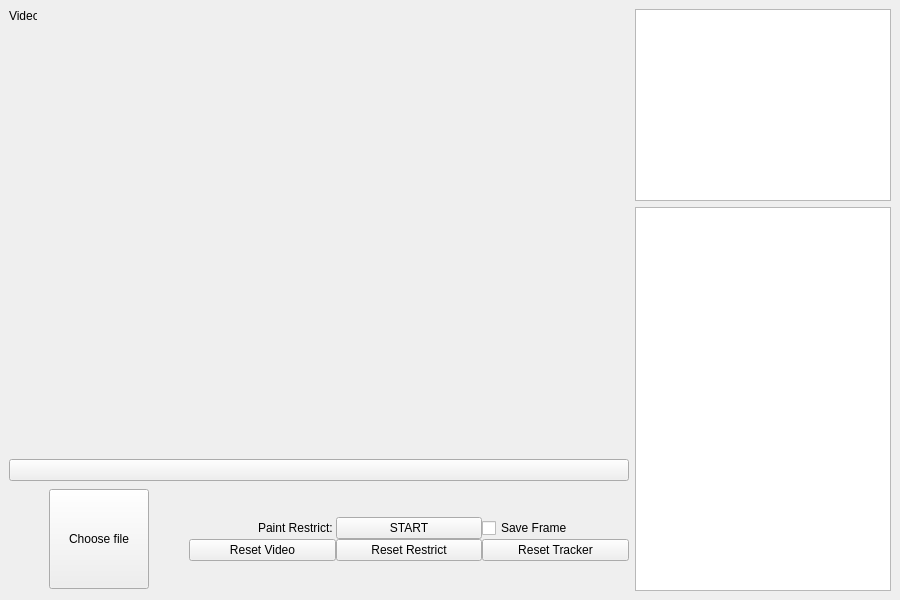
<?xml version="1.0" encoding="UTF-8"?>
<ui version="4.0">
 <class>MainWindow</class>
 <widget class="QMainWindow" name="MainWindow">
  <property name="geometry">
   <rect>
    <x>0</x>
    <y>0</y>
    <width>900</width>
    <height>600</height>
   </rect>
  </property>
  <property name="sizePolicy">
   <sizepolicy hsizetype="Expanding" vsizetype="Expanding">
    <horstretch>0</horstretch>
    <verstretch>0</verstretch>
   </sizepolicy>
  </property>
  <property name="minimumSize">
   <size>
    <width>0</width>
    <height>0</height>
   </size>
  </property>
  <property name="baseSize">
   <size>
    <width>900</width>
    <height>600</height>
   </size>
  </property>
  <property name="windowTitle">
   <string>MainWindow</string>
  </property>
  <widget class="QWidget" name="centralwidget">
   <property name="sizePolicy">
    <sizepolicy hsizetype="Expanding" vsizetype="Expanding">
     <horstretch>0</horstretch>
     <verstretch>0</verstretch>
    </sizepolicy>
   </property>
   <layout class="QGridLayout" name="gridLayout_2">
    <item row="0" column="0">
     <layout class="QHBoxLayout" name="horizontalLayout_3">
      <item>
       <layout class="QVBoxLayout" name="verticalLayout_4">
        <item>
         <widget class="QWidget" name="videoWidget" native="true">
          <property name="sizePolicy">
           <sizepolicy hsizetype="MinimumExpanding" vsizetype="MinimumExpanding">
            <horstretch>0</horstretch>
            <verstretch>0</verstretch>
           </sizepolicy>
          </property>
          <property name="minimumSize">
           <size>
            <width>0</width>
            <height>0</height>
           </size>
          </property>
          <widget class="QLabel" name="videoLabel">
           <property name="geometry">
            <rect>
             <x>0</x>
             <y>0</y>
             <width>28</width>
             <height>16</height>
            </rect>
           </property>
           <property name="sizePolicy">
            <sizepolicy hsizetype="Fixed" vsizetype="Fixed">
             <horstretch>0</horstretch>
             <verstretch>0</verstretch>
            </sizepolicy>
           </property>
           <property name="minimumSize">
            <size>
             <width>0</width>
             <height>0</height>
            </size>
           </property>
           <property name="autoFillBackground">
            <bool>false</bool>
           </property>
           <property name="text">
            <string>Video</string>
           </property>
           <property name="scaledContents">
            <bool>true</bool>
           </property>
           <property name="alignment">
            <set>Qt::AlignLeading|Qt::AlignLeft|Qt::AlignTop</set>
           </property>
          </widget>
         </widget>
        </item>
        <item>
         <layout class="QVBoxLayout" name="verticalLayout">
          <item>
           <widget class="QPushButton" name="playBtn">
            <property name="text">
             <string/>
            </property>
           </widget>
          </item>
          <item>
           <layout class="QHBoxLayout" name="horizontalLayout">
            <property name="spacing">
             <number>0</number>
            </property>
            <property name="sizeConstraint">
             <enum>QLayout::SetDefaultConstraint</enum>
            </property>
            <property name="leftMargin">
             <number>0</number>
            </property>
            <property name="topMargin">
             <number>0</number>
            </property>
            <property name="rightMargin">
             <number>0</number>
            </property>
            <property name="bottomMargin">
             <number>0</number>
            </property>
            <item>
             <spacer name="horizontalSpacer">
              <property name="orientation">
               <enum>Qt::Horizontal</enum>
              </property>
              <property name="sizeType">
               <enum>QSizePolicy::Minimum</enum>
              </property>
              <property name="sizeHint" stdset="0">
               <size>
                <width>40</width>
                <height>20</height>
               </size>
              </property>
             </spacer>
            </item>
            <item>
             <widget class="QPushButton" name="chooseFileBtn">
              <property name="sizePolicy">
               <sizepolicy hsizetype="Maximum" vsizetype="Maximum">
                <horstretch>0</horstretch>
                <verstretch>0</verstretch>
               </sizepolicy>
              </property>
              <property name="minimumSize">
               <size>
                <width>100</width>
                <height>100</height>
               </size>
              </property>
              <property name="layoutDirection">
               <enum>Qt::LeftToRight</enum>
              </property>
              <property name="text">
               <string>Choose file</string>
              </property>
              <property name="iconSize">
               <size>
                <width>20</width>
                <height>20</height>
               </size>
              </property>
             </widget>
            </item>
            <item>
             <spacer name="horizontalSpacer_2">
              <property name="orientation">
               <enum>Qt::Horizontal</enum>
              </property>
              <property name="sizeType">
               <enum>QSizePolicy::Minimum</enum>
              </property>
              <property name="sizeHint" stdset="0">
               <size>
                <width>40</width>
                <height>20</height>
               </size>
              </property>
             </spacer>
            </item>
            <item>
             <layout class="QVBoxLayout" name="verticalLayout_3">
              <property name="sizeConstraint">
               <enum>QLayout::SetDefaultConstraint</enum>
              </property>
              <item>
               <spacer name="verticalSpacer">
                <property name="orientation">
                 <enum>Qt::Vertical</enum>
                </property>
                <property name="sizeType">
                 <enum>QSizePolicy::Minimum</enum>
                </property>
                <property name="sizeHint" stdset="0">
                 <size>
                  <width>20</width>
                  <height>30</height>
                 </size>
                </property>
               </spacer>
              </item>
              <item>
               <layout class="QGridLayout" name="gridLayout">
                <item row="0" column="0">
                 <widget class="QLabel" name="restrictLabel">
                  <property name="sizePolicy">
                   <sizepolicy hsizetype="Minimum" vsizetype="Minimum">
                    <horstretch>0</horstretch>
                    <verstretch>0</verstretch>
                   </sizepolicy>
                  </property>
                  <property name="text">
                   <string>Paint Restrict: </string>
                  </property>
                  <property name="alignment">
                   <set>Qt::AlignRight|Qt::AlignTrailing|Qt::AlignVCenter</set>
                  </property>
                 </widget>
                </item>
                <item row="1" column="0">
                 <widget class="QPushButton" name="resetVideoBtn">
                  <property name="text">
                   <string>Reset Video</string>
                  </property>
                 </widget>
                </item>
                <item row="0" column="1">
                 <widget class="QPushButton" name="startBtn">
                  <property name="text">
                   <string>START</string>
                  </property>
                 </widget>
                </item>
                <item row="1" column="2">
                 <widget class="QPushButton" name="resetTrackerBtn">
                  <property name="text">
                   <string>Reset Tracker</string>
                  </property>
                 </widget>
                </item>
                <item row="1" column="1">
                 <widget class="QPushButton" name="resetRestrictBtn">
                  <property name="text">
                   <string>Reset Restrict</string>
                  </property>
                 </widget>
                </item>
                <item row="0" column="2">
                 <widget class="QCheckBox" name="saveFrameChkBox">
                  <property name="text">
                   <string>Save Frame</string>
                  </property>
                 </widget>
                </item>
               </layout>
              </item>
              <item>
               <spacer name="verticalSpacer_2">
                <property name="orientation">
                 <enum>Qt::Vertical</enum>
                </property>
                <property name="sizeType">
                 <enum>QSizePolicy::Minimum</enum>
                </property>
                <property name="sizeHint" stdset="0">
                 <size>
                  <width>20</width>
                  <height>30</height>
                 </size>
                </property>
               </spacer>
              </item>
             </layout>
            </item>
           </layout>
          </item>
         </layout>
        </item>
       </layout>
      </item>
      <item>
       <layout class="QVBoxLayout" name="verticalLayout_2">
        <item>
         <widget class="QTextBrowser" name="infoTextBrowser">
          <property name="sizePolicy">
           <sizepolicy hsizetype="Minimum" vsizetype="Maximum">
            <horstretch>0</horstretch>
            <verstretch>0</verstretch>
           </sizepolicy>
          </property>
          <property name="minimumSize">
           <size>
            <width>0</width>
            <height>0</height>
           </size>
          </property>
          <property name="maximumSize">
           <size>
            <width>300</width>
            <height>16777215</height>
           </size>
          </property>
         </widget>
        </item>
        <item>
         <widget class="QTextBrowser" name="logTextBrowser">
          <property name="sizePolicy">
           <sizepolicy hsizetype="Minimum" vsizetype="Expanding">
            <horstretch>0</horstretch>
            <verstretch>0</verstretch>
           </sizepolicy>
          </property>
          <property name="maximumSize">
           <size>
            <width>300</width>
            <height>16777215</height>
           </size>
          </property>
         </widget>
        </item>
       </layout>
      </item>
     </layout>
    </item>
   </layout>
  </widget>
 </widget>
 <tabstops>
  <tabstop>playBtn</tabstop>
 </tabstops>
 <resources/>
 <connections/>
</ui>
